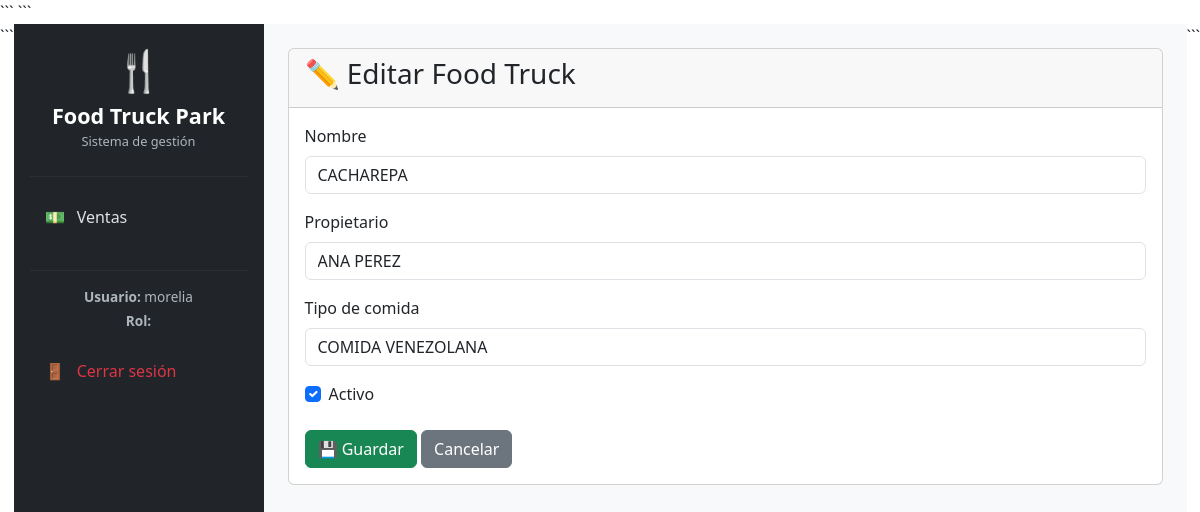
Screenshot of /foodtrucks/editar/1/ (signed in) with the database file from the repository.
### foodtrucks/models.py (models this page shows, shortened)
class FoodTruck(models.Model):
    nombre = models.CharField(max_length=100)
    propietario = models.CharField(max_length=100)
    tipo_comida = models.CharField(max_length=100)
    estado = models.BooleanField(default=True)

### foodtrucks/views.py (the view, shortened to what this page needs)
# urls.py: path('editar/<int:id>/', views.editar_foodtruck, name='editar_foodtruck'),
def editar_foodtruck(request, id):
    if not request.user.is_authenticated:
        return redirect('login')
    if not es_administrador(request):
        return redirect('lista_ventas')
    foodtruck = get_object_or_404(
        FoodTruck,
        id=id
    )
    contexto = {
        'foodtruck': foodtruck
    }
    return render(
        request,
        'foodtrucks/formulario.html',
        contexto
    )

### foodtrucks/views.py (called while the page is built)
def es_administrador(request):
    if not request.user.is_authenticated:
        return False
    if request.user.is_superuser:
        return True
    try:
        perfil = request.user.perfilusuario
        return perfil.rol == 'ADMIN'
    except PerfilUsuario.DoesNotExist:
        return False

### templates/foodtrucks/formulario.html (shortened to what this page needs)
{% extends 'base.html' %}
{% block content %}
<div class="card">
    <div class="card-header">
        <h3>
            {% if foodtruck %}
                ✏️ Editar Food Truck
            {% else %}
                ➕ Nuevo Food Truck
            {% endif %}
        </h3>
    </div>
    <div class="card-body">
        <form method="POST">
            <div class="mb-3">
                <label class="form-label">Nombre</label>
                <input
                    type="text"
                    name="nombre"
                    class="form-control"
                    value="{{ foodtruck.nombre|default:'' }}"
                    required
                >
            </div>
            <div class="mb-3">
                <label class="form-label">Propietario</label>
                <input
                    type="text"
                    name="propietario"
                    class="form-control"
                    value="{{ foodtruck.propietario|default:'' }}"
                    required
                >
            </div>
            <div class="mb-3">
                <label class="form-label">Tipo de comida</label>
                <input
                    type="text"
                    name="tipo_comida"
                    class="form-control"
                    value="{{ foodtruck.tipo_comida|default:'' }}"
                    required
                >
            </div>
            <div class="form-check mb-4">
                <input
                    class="form-check-input"
                    type="checkbox"
                    name="estado"
                    id="estado"
                    {% if foodtruck %}
                        {% if foodtruck.estado %}
                            checked
                        {% endif %}
                    {% else %}
                        checked
                    {% endif %}
                >
                <label class="form-check-label" for="estado">
                    Activo
                </label>
            </div>
            <button type="submit" class="btn btn-success">
                💾 Guardar
            </button>
            <a href="{% url 'lista_foodtrucks' %}" class="btn btn-secondary">
                Cancelar
            </a>
        </form>
    </div>
</div>
{% endblock %}

### templates/base.html (shortened to what this page needs)
<!DOCTYPE html>
<html lang="es">
<head>
<link
    href="https://cdn.jsdelivr.net/npm/bootstrap@5.3.3/dist/css/bootstrap.min.css"
    rel="stylesheet">
```
</head>
<body>
{% if user.is_authenticated %}
<div class="d-flex">
```
<aside class="sidebar text-white p-3">
    <div class="text-center mb-4">
        <div class="fs-1">
            🍴
        </div>
        <div class="brand-title">
            Food Truck Park
        </div>
        <div class="brand-subtitle">
            Sistema de gestión
        </div>
    </div>
    <hr>
    {% if user.perfilusuario.rol == 'ADMIN' %}
    <ul class="nav flex-column">
        <li class="nav-item">
            <a
                class="nav-link"
                href="{% url 'dashboard' %}"
            >
                🏠
                <span class="ms-2">
                    Inicio
                </span>
            </a>
        </li>
        <li class="nav-item">
            <a
                class="nav-link"
                href="{% url 'lista_foodtrucks' %}"
            >
                🚚
                <span class="ms-2">
                    Food Trucks
                </span>
            </a>
        </li>
        <li class="nav-item">
            <a
                class="nav-link"
                href="{% url 'lista_productos' %}"
            >
                🍔
                <span class="ms-2">
                    Productos
                </span>
            </a>
        </li>
        <li class="nav-item">
            <a
                class="nav-link"
                href="{% url 'lista_ventas' %}"
            >
                💵
                <span class="ms-2">
                    Ventas
                </span>
            </a>
        </li>
        <li class="nav-item">
            <a
                class="nav-link"
                href="{% url 'reporte_ventas' %}"
            >
                📊
                <span class="ms-2">
                    Reportes
                </span>
            </a>
        </li>
        <li class="nav-item">
            <a
                class="nav-link"
                href="{% url 'lista_cajeros' %}"
            >
                👥
                <span class="ms-2">
                    Cajeros
                </span>
            </a>
        </li>
    </ul>
    {% else %}
    <ul class="nav flex-column">
        <li class="nav-item">
            <a
                class="nav-link"
                href="{% url 'lista_ventas' %}"
            >
                💵
                <span class="ms-2">
                    Ventas
                </span>
            </a>
        </li>
    </ul>
    {% endif %}
    <div class="mt-4">
        <hr>
        <div class="text-center user-info mb-3">
            <div>
                <strong>
                    Usuario:
                </strong>
                {{ user.username }}
            </div>
            <div class="mt-1">
                <strong>
                    Rol:
                </strong>
            </div>
        </div>
        <a
            class="nav-link text-danger"
            href="{% url 'logout' %}"
        >
            🚪
            <span class="ms-2">
                Cerrar sesión
            </span>
        </a>
    </div>
</aside>
<main class="main-content p-4 flex-grow-1">
    {% block content %}
    {% endblock %}
</main>
```
</div>
{% else %}
{% block login %}
{% endblock %}
{% endif %}
</body>
</html>

### templates/base.html (style rules this page uses)
.sidebar { width: 250px; min-height: 100vh; background: #212529; }
.brand-title { font-size: 1.35rem; font-weight: bold; }
.brand-subtitle { font-size: 0.8rem; color: #adb5bd; }
.sidebar .nav-link { color: #dee2e6; padding: 12px 15px; margin-bottom: 5px; border-radius: 8px; transition: 0.2s; }
.main-content { background: #f8f9fa; min-height: 100vh; }
.sidebar hr { border-color: #495057; }
.user-info { color: #adb5bd; font-size: 0.85rem; }

### rows the page displays
FoodTruck: nombre "CACHAREPA", propietario "ANA PEREZ", tipo_comida "COMIDA VENEZOLANA", estado "☑"

### other values shown
{{ user.username }} "morelia"
